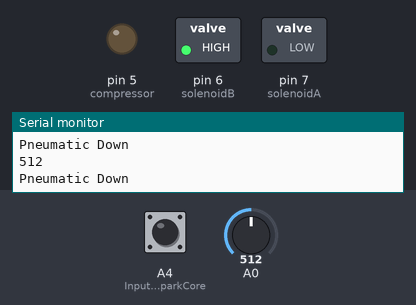
Bench run of a sketch on a simulated Arduino Uno, built with avr-gcc and run on an emulated ATmega328P. Shown: switched loads named in the sketch (green lamp = pin HIGH), output pins drawn as LEDs (lit = HIGH), the last lines printed to the serial monitor. Inputs (shaded band) come from the test bench; at power-on: A4 (Input_from_SparkCore) HIGH, A0 = 512.

Above: at 1.2 s.
1.3 s: A4 (Input_from_SparkCore) pulled LOW for 0.15 s
At 1.4 s:
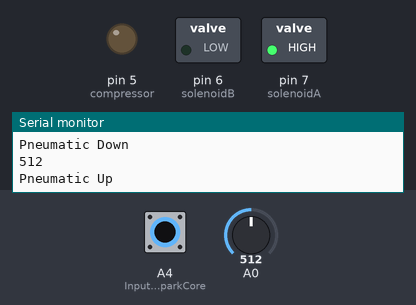
3.0 s: A0 set to 47
4.5 s: A0 set to 42
At 5.7 s:
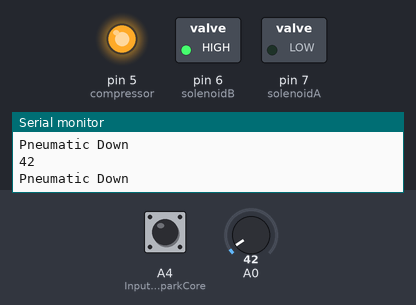
6.0 s: A4 (Input_from_SparkCore) pulled LOW for 1 s
At 6.8 s:
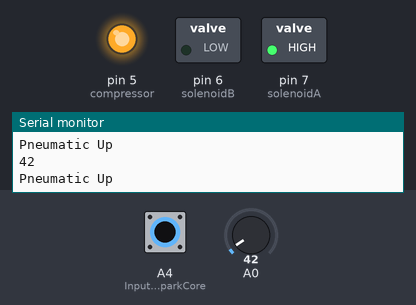
8.5 s: A4 (Input_from_SparkCore) pulled LOW for 3.2 s
At 12.3 s:
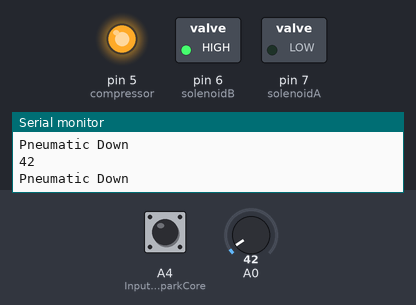
13.2 s: A0 set to 122
At 13.7 s:
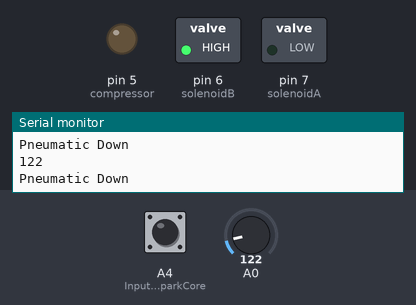
Timing chart, 0 to 15.7 s (numbered marks = the images above; inputs shaded):
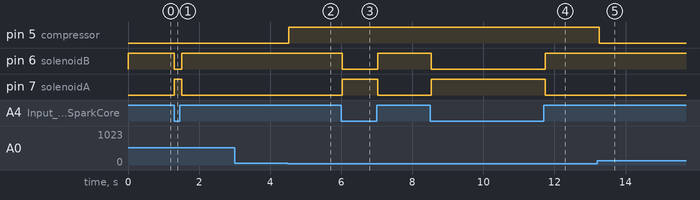

Measured:
- the behaviour switches between 45 and 44 on A0 (found by bisection; images 1 and 2)
- after the input at 1.3 s, pin 6 (solenoidB): HIGH → LOW at once, → HIGH 0.20 s later; pin 7 (solenoidA): LOW → HIGH at once, → LOW 0.20 s later
- after the input at 4.5 s, pin 5 (compressor): LOW → HIGH at once
- after the input at 6.0 s, pin 6 (solenoidB): HIGH → LOW at once, → HIGH 1.0 s later; pin 7 (solenoidA): LOW → HIGH at once, → LOW 1.0 s later
- after the input at 8.5 s, pin 6 (solenoidB): HIGH → LOW at once, → HIGH 3.2 s later; pin 7 (solenoidA): LOW → HIGH at once, → LOW 3.2 s later
- after the input at 13.2 s, pin 5 (compressor): HIGH → LOW after 0.05 s

The sketch:

Pneumatic_Cylinder_test.ino
```cpp
// Wiring:  SparkCore connected to A4, pressure switch to A0, others to digital pins below
int solenoidB = 6;
int solenoidA = 7;
int compressor = 5;
int pressure_switch_reading = 0;


void setup()
{
  Serial.begin(38400);

  pinMode(solenoidA, OUTPUT);
  pinMode(solenoidB, OUTPUT);
  pinMode(compressor, OUTPUT);
  pinMode(A4, INPUT);  //Input from SparkCore
  digitalWrite(solenoidA, LOW);
  digitalWrite(solenoidB, LOW);
  digitalWrite(compressor, LOW);
  digitalWrite(A4, HIGH);  //Enable Pullup Resistor
}

void loop()
{
  pressure_switch_reading = analogRead(A0);
  Serial.println(pressure_switch_reading);
  if(pressure_switch_reading < 45)
  {
    digitalWrite(compressor, HIGH);
  }
  else
  {
    digitalWrite(compressor, LOW);
  }

  if(!digitalRead(A4))
  {
    digitalWrite(solenoidA, HIGH);
    digitalWrite(solenoidB, LOW);
    Serial.println("Pneumatic Up");
   }
   else
   {
      digitalWrite(solenoidA, LOW);
      digitalWrite(solenoidB, HIGH);
      Serial.println("Pneumatic Down");
    }

  delay(100);

}
```
